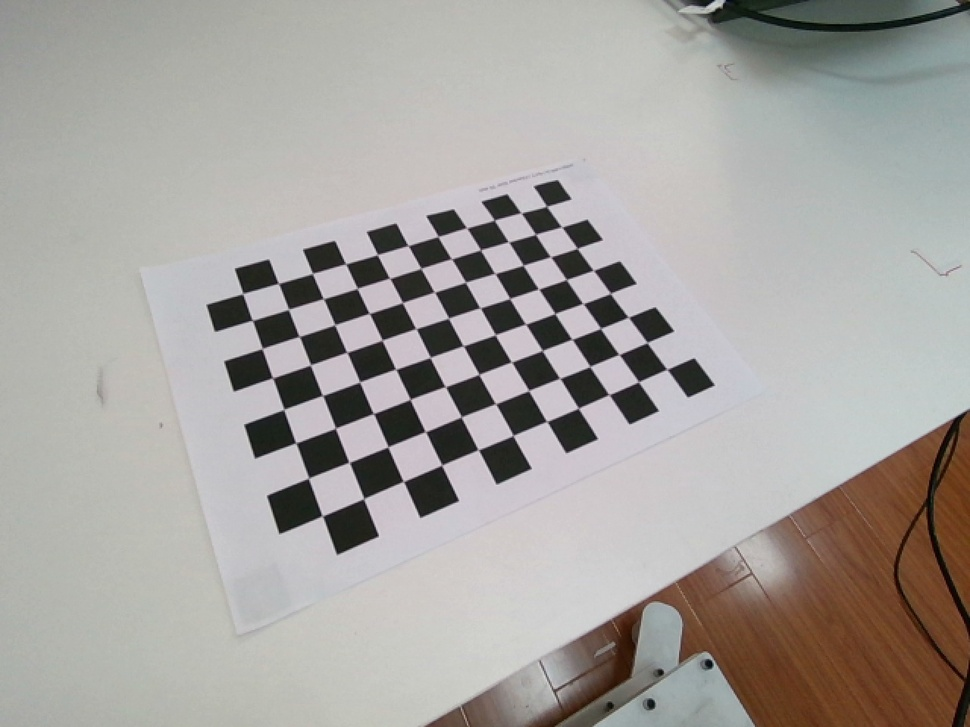
#> input picture src/rm_robot_control/hand_eye_calibration/eye_hand_data/data03_crt/1.jpg, 970 x 727 px, shrunk from 1280 x 960 before the run, found by its file name; its folder holds only this picture in this run
$ python compute_in_hand.py
#> lines starting #> are read from the running program, lines starting #| are printed output that depends on the picture
### src/rm_robot_control/hand_eye_calibration/libs/log_setting.py
import os

import logging
from logging.handlers import TimedRotatingFileHandler

class CommonLog(object):
    """
    日志记录
    """

    def __init__(self, logger, logname='web-log'):
        self.logname = os.path.join(os.path.dirname(os.path.abspath(__file__)), '%s' % logname)
        self.logger = logger
        self.logger.setLevel(logging.DEBUG)
        self.logger.propagate = False  # 禁止使用logger对象parent的处理器
        self.formatter = logging.Formatter('%(asctime)s - %(name)s - %(levelname)s: %(message)s', '%Y-%m-%d %H:%M:%S')

    def __console(self, level, message):
        # 创建一个FileHandler，用于写到本地

        fh = TimedRotatingFileHandler(self.logname, when='MIDNIGHT', interval=1, encoding='utf-8')
        # fh = logging.FileHandler(self.logname, 'a', encoding='utf-8')
        fh.suffix = '%Y-%m-%d.log'
        fh.setLevel(logging.DEBUG)
        fh.setFormatter(self.formatter)
        self.logger.addHandler(fh)

        # 创建一个StreamHandler,用于输出到控制台
        ch = logging.StreamHandler()
        ch.setLevel(logging.DEBUG)
        ch.setFormatter(self.formatter)
        self.logger.addHandler(ch)

        if level == 'info':
            self.logger.info(message)
        elif level == 'debug':
            self.logger.debug(message)
        elif level == 'warning':
            self.logger.warning(message)
        elif level == 'error':
            self.logger.error(message, exc_info=1)  # 显示错误栈
            # self.logger.error(message)

        elif level == 'error_':
            self.logger.error(message)  # 不显示错误栈


        # 这两行代码是为了避免日志输出重复问题
        self.logger.removeHandler(ch)
        self.logger.removeHandler(fh)
        # 关闭打开的文件
        fh.close()

    def debug(self, message):
        self.__console('debug', message)

    def info(self, message):
        self.__console('info', message)

    def warning(self, message):
        self.__console('warning', message)

    def error(self, message):
        self.__console('error', message)

    def error_(self, message):
        self.__console('error_', message)

### src/rm_robot_control/hand_eye_calibration/save_poses_in_hand.py
"""

眼在手上 计算得是 相机相对于机械臂末端 齐次变换矩阵
计算 这个矩阵需要得是  标定板相对于相机得次变换矩阵 * 相机相对于机械臂末端得齐次变换矩阵 * 机械臂末端相对于基座得齐次变换矩阵

机械臂末端相对于基座得齐次变换矩阵（也就是机械臂位姿变换得齐次变换矩阵）

"""
import csv
import os
import numpy as np


# [45 lines left out: functions euler_angles_to_rotation_matrix, pose_to_homogeneous_matrix, save_matrices_to_csv, not called in this run]


def poses_main(filepath):

    # 打开文本文件
    with open(filepath, "r", encoding="utf-8") as f:
        # 读取文件中的所有行
        lines = f.readlines()
    # 定义一个空列表，用于存储结果

    # 遍历每一行数据
    lines = [float(i) for line in lines for i in line.split(',')]

    matrices = []
    for i in range(0,len(lines),6):
        matrices.append(pose_to_homogeneous_matrix(lines[i:i+6]))

    # 将齐次变换矩阵列表存储到 CSV 文件中
    output_csv_path = os.path.join(os.path.dirname(filepath), "RobotToolPose.csv")
    save_matrices_to_csv(matrices, output_csv_path)

### src/rm_robot_control/hand_eye_calibration/compute_in_hand.py
# coding=utf-8

"""
眼在手上 用采集到的图片信息和机械臂位姿信息计算 相机坐标系相对于机械臂末端坐标系的 旋转矩阵和平移向量
A2^{-1}*A1*X=X*B2*B1^{-1}
"""

import os
import cv2
import yaml
import logging
import numpy as np
from libs.log_setting import CommonLog
from save_poses_in_hand import poses_main
from scipy.spatial.transform import Rotation as R

np.set_printoptions(precision=8,suppress=True)

logger_ = logging.getLogger(__name__)
logger_ = CommonLog(logger_)

images_path = "/home/hh/realman_robotic_arm/src/rm_robot_control/hand_eye_calibration/eye_hand_data/data03_crt"  # 替换成你的实际路径
file_path = os.path.join(images_path, "poses.txt")

with open("/home/hh/realman_robotic_arm/src/rm_robot_control/hand_eye_calibration/config.yaml", 'r', encoding='utf-8') as file:
    data = yaml.safe_load(file)

XX = data.get("checkerboard_args").get("XX") #标定板的中长度对应的角点的个数
YY = data.get("checkerboard_args").get("YY") #标定板的中宽度对应的角点的个数
L = data.get("checkerboard_args").get("L")   #标定板一格的长度  单位为米


def func():

    # 设置寻找亚像素角点的参数，采用的停止准则是最大循环次数30和最大误差容限0.001
    criteria = (cv2.TERM_CRITERIA_MAX_ITER | cv2.TERM_CRITERIA_EPS, 30, 0.001)

    # 获取标定板角点的位置
    objp = np.zeros((XX * YY, 3), np.float32)
    objp[:, :2] = np.mgrid[0:XX, 0:YY].T.reshape(-1, 2)     # 将世界坐标系建在标定板上，所有点的Z坐标全部为0，所以只需要赋值x和y
    objp = L*objp

    obj_points = []     # 存储3D点
    img_points = []     # 存储2D点

    images_num = [f for f in os.listdir(images_path) if f.endswith('.jpg')]
    images_num = sorted([f for f in os.listdir(images_path) if f.endswith('.jpg')])
    if not images_num:
        logger_.error(f"路径 {images_path} 下没有找到任何 .jpg 文件")
        return None, None

    for i in range(1, len(images_num) + 1):   #标定好的图片在images_path路径下，从0.jpg到x.jpg

        image_file = os.path.join(images_path,f"{i}.jpg")

        if os.path.exists(image_file):

            logger_.info(f'读 {image_file}')

            img = cv2.imread(image_file)
#> img is the input picture: shape (727, 970, 3); mean B, G, R 158.3, 162, 165.3
            gray = cv2.cvtColor(img, cv2.COLOR_BGR2GRAY)
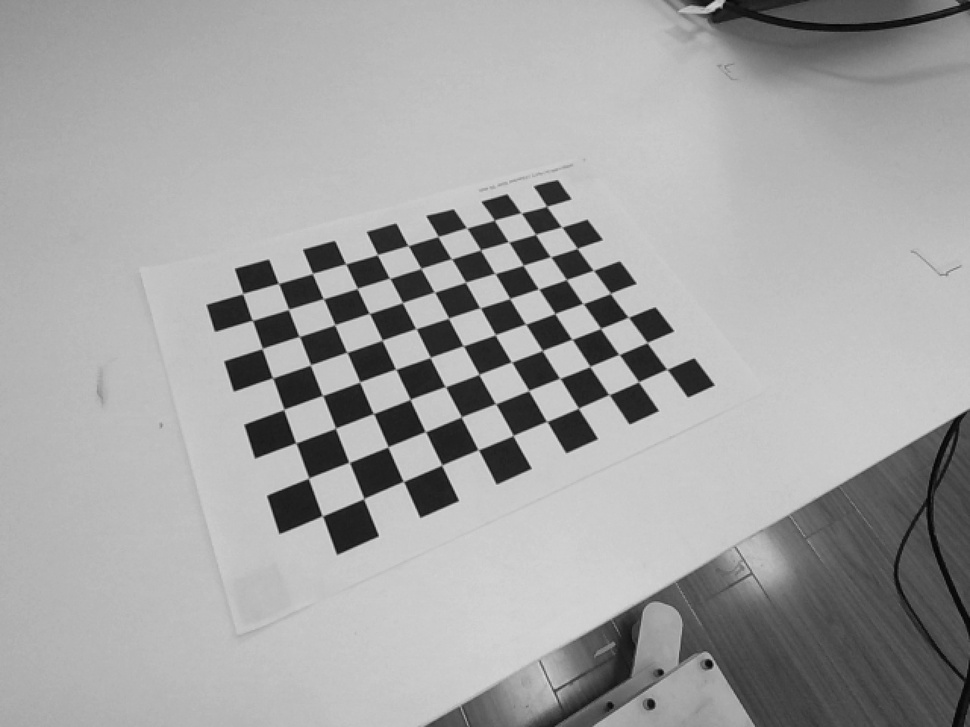
#> gray: shape (727, 970); min 2, max 223, mean 162.5

            size = gray.shape[::-1]
#> size = (970, 727)
            ret, corners = cv2.findChessboardCorners(gray, (XX, YY), None)
#> ret = True; corners = 88 rows, first 8: [666.9, 369.4], [638.4, 381.8], [609, 394.5], [578.4, 408.3], [546.7, 421.4], [513.1, 435.2], [478.1, 449.6], [441.7, 464.9]

            if ret:

                obj_points.append(objp)

                corners2 = cv2.cornerSubPix(gray, corners, (5, 5), (-1, -1), criteria)  # 在原角点的基础上寻找亚像素角点
#> corners2 = 88 rows, first 8: [666.9, 369.3], [638.5, 381.8], [609, 394.6], [578.4, 408.2], [546.8, 421.4], [513.1, 435.5], [478.2, 449.7], [441.7, 465.1]
                if [corners2]:
                    img_points.append(corners2)
                else:
                    img_points.append(corners)

    N = len(img_points)
#> N = 1

    # 标定,得到图案在相机坐标系下的位姿
    ret, mtx, dist, rvecs, tvecs = cv2.calibrateCamera(obj_points, img_points, size, None, None)
#> ret = 0.476; mtx = [[602.5, 0, 509.2], [0, 635.3, 397.8], [0, 0, 1]]; dist = [[0.204, -2.34, 0.0011, -0.00337, 6.14]]; rvecs = ([-0.333, 0.735, 2.59],); tvecs = ([0.0901, -0.0149, 0.346],)

    print("-----------------------------------------------------")

    poses_main(file_path)

    # 机器人末端在基座标系下的位姿
    csv_file = os.path.join(images_path,"RobotToolPose.csv")
    tool_pose = np.loadtxt(csv_file,delimiter=',')

    R_tool = []
    t_tool = []

    for i in range(int(N)):

        R_tool.append(tool_pose[0:3,4*i:4*i+3])
        t_tool.append(tool_pose[0:3,4*i+3])

    R, t = cv2.calibrateHandEye(R_tool, t_tool, rvecs, tvecs, cv2.CALIB_HAND_EYE_TSAI)

    return R,t

if __name__ == '__main__':

    # 旋转矩阵
#> (the run stopped early here; a loop or call above may not have finished)
